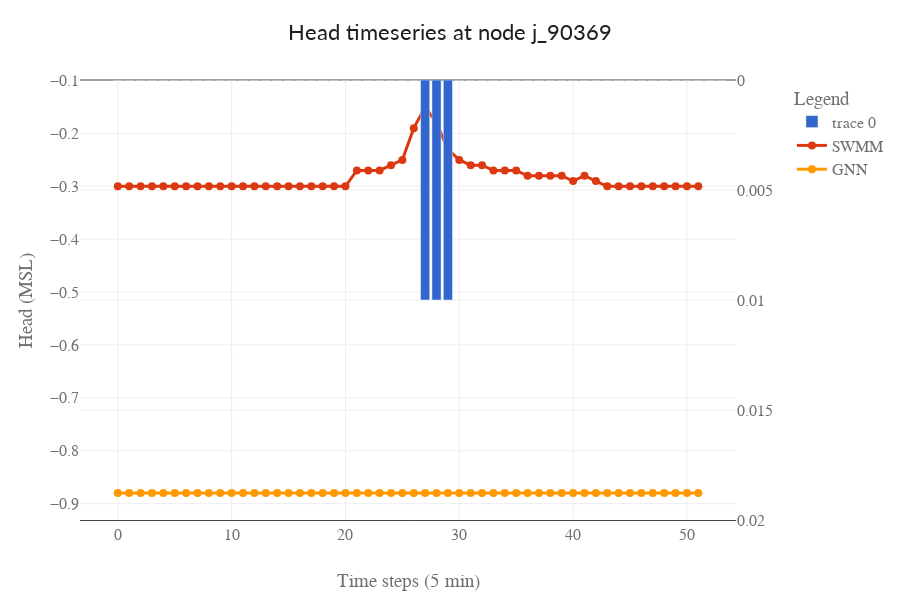

The code cell stored with this chart in its notebook:
### Code cell
node = 'j_90369'
vis.plot_heads_timeseries(swmm_heads_pd, predicted_heads_pd, runoff_pd, node)

### Figure 1 — Plotly figure (JSON) as saved in the notebook; plotly's stock layout.template omitted (floating-point values rounded to 4 significant figures)
{"data": [{"type": "bar", "x": [0, 1, 2, 3, 4, 5, 6, 7, 8, 9, 10, 11, 12, 13, 14, 15, 16, 17, 18, 19, 20, 21, 22, 23, 24, 25, 26, 27, 28, 29, 30, 31, 32, 33, 34, 35, 36, 37, 38, 39, 40, 41, 42, 43, 44, 45, 46, 47, 48, 49, 50, 51, 52, 53], "xaxis": "x", "y": [0, 0, 0, 0, 0, 0, 0, 0, 0, 0, 0, 0, 0, 0, 0, 0, 0, 0, 0, 0, 0, 0, 0, 0, 0, 0, 0, 0.01, 0.01, 0.01, 0, 0, 0, 0, 0, 0, 0, 0, 0, 0, 0, 0, 0, 0, 0, 0, 0, 0, 0, 0, 0, 0, 0, 0], "yaxis": "y2"}, {"line": {"width": 3}, "marker": {"size": 8}, "mode": "lines+markers", "name": "SWMM", "type": "scatter", "x": [0, 1, 2, 3, 4, 5, 6, 7, 8, 9, 10, 11, 12, 13, 14, 15, 16, 17, 18, 19, 20, 21, 22, 23, 24, 25, 26, 27, 28, 29, 30, 31, 32, 33, 34, 35, 36, 37, 38, 39, 40, 41, 42, 43, 44, 45, 46, 47, 48, 49, 50, 51], "xaxis": "x", "y": [-0.3, -0.3, -0.3, -0.3, -0.3, -0.3, -0.3, -0.3, -0.3, -0.3, -0.3, -0.3, -0.3, -0.3, -0.3, -0.3, -0.3, -0.3, -0.3, -0.3, -0.3, -0.27, -0.27, -0.27, -0.26, -0.25, -0.19, -0.15, -0.18, -0.23, -0.25, -0.26, -0.26, -0.27, -0.27, -0.27, -0.28, -0.28, -0.28, -0.28, -0.29, -0.28, -0.29, -0.3, -0.3, -0.3, -0.3, -0.3, -0.3, -0.3, -0.3, -0.3], "yaxis": "y"}, {"line": {"width": 3}, "marker": {"size": 8}, "mode": "lines+markers", "name": "GNN", "type": "scatter", "x": [0, 1, 2, 3, 4, 5, 6, 7, 8, 9, 10, 11, 12, 13, 14, 15, 16, 17, 18, 19, 20, 21, 22, 23, 24, 25, 26, 27, 28, 29, 30, 31, 32, 33, 34, 35, 36, 37, 38, 39, 40, 41, 42, 43, 44, 45, 46, 47, 48, 49, 50, 51], "xaxis": "x", "y": [-0.88, -0.88, -0.88, -0.88, -0.88, -0.88, -0.88, -0.88, -0.88, -0.88, -0.88, -0.88, -0.88, -0.88, -0.88, -0.88, -0.88, -0.88, -0.88, -0.88, -0.88, -0.88, -0.88, -0.88, -0.88, -0.88, -0.88, -0.88, -0.88, -0.88, -0.88, -0.88, -0.88, -0.88, -0.88, -0.88, -0.88, -0.88, -0.88, -0.88, -0.88, -0.88, -0.88, -0.88, -0.88, -0.88, -0.88, -0.88, -0.88, -0.88, -0.88, -0.88], "yaxis": "y"}], "layout": {"height": 600, "legend": {"title": {"text": "Legend"}}, "margin": {"b": 80, "l": 80, "r": 80, "t": 80}, "title": {"text": "Head timeseries at node j_90369"}, "width": 900, "xaxis": {"anchor": "y", "domain": [0, 0.94], "title": {"text": "Time steps (5 min)"}}, "yaxis": {"anchor": "x", "domain": [0, 1], "title": {"text": "Head (MSL)"}}, "yaxis2": {"anchor": "x", "overlaying": "y", "range": [0.02, 0], "side": "right"}}}
